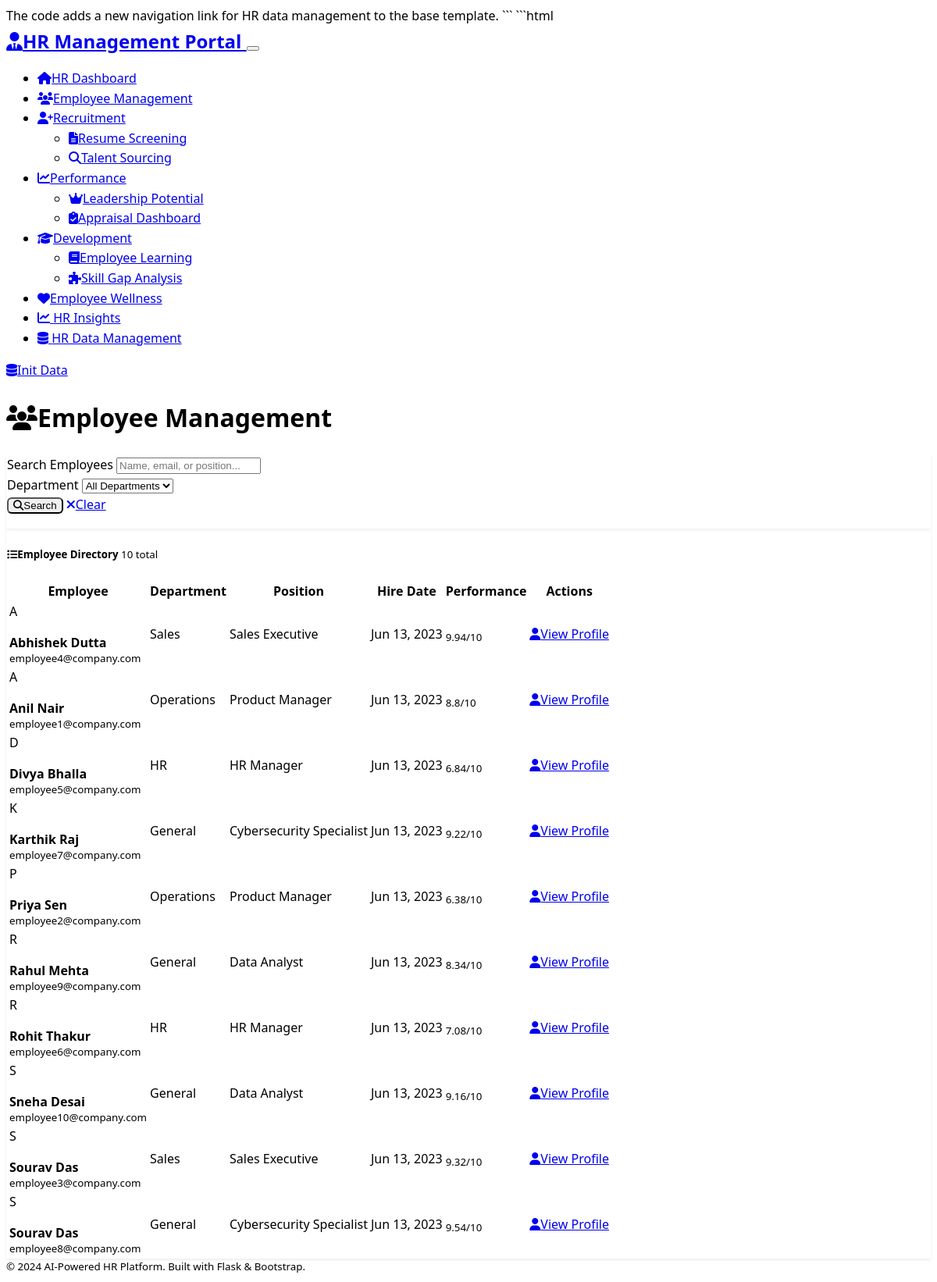
/employee-management, run on an earlier commit of the app's database.
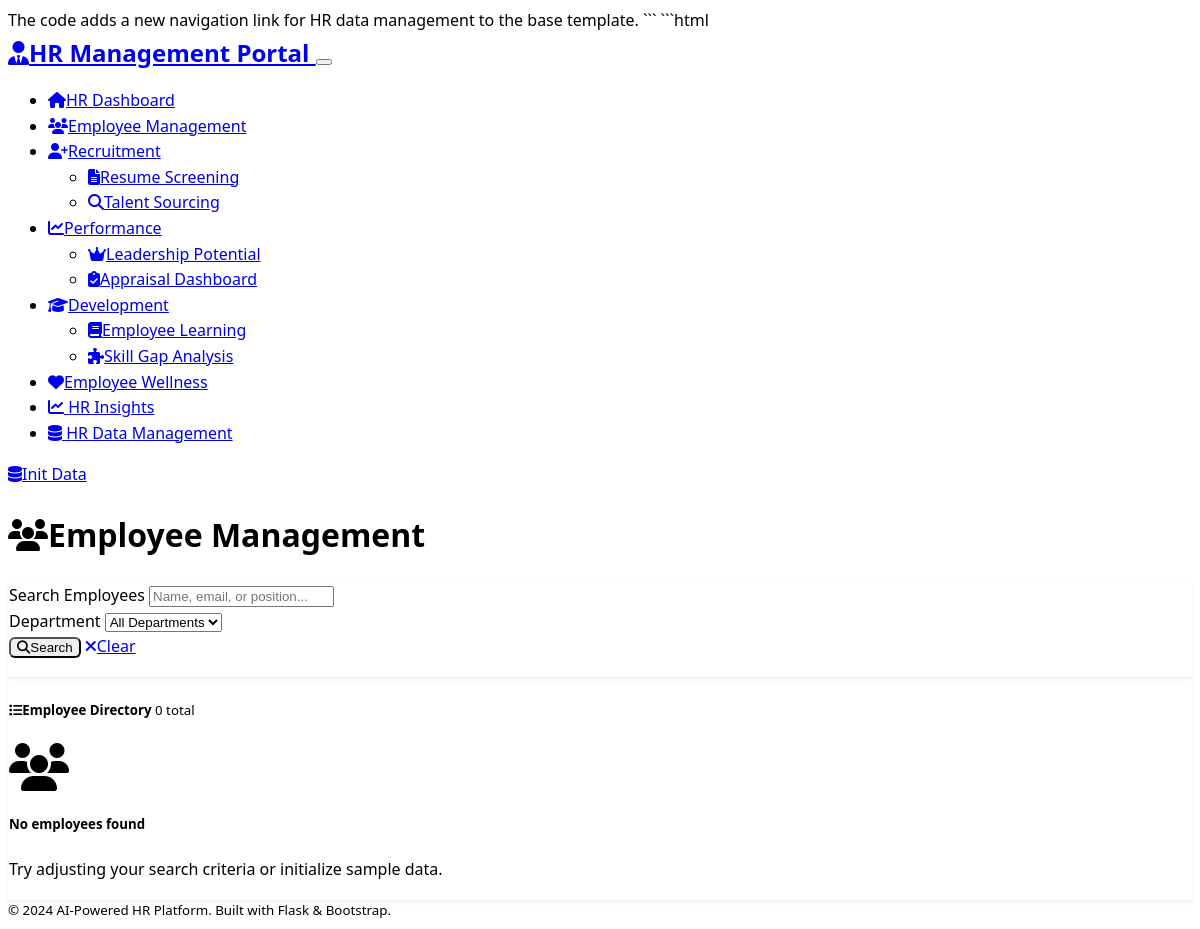
And on a later commit of the database.
### models.py (models this page shows)
class Employee(db.Model):
    id = db.Column(db.Integer, primary_key=True)
    name = db.Column(db.String(100), nullable=False)
    email = db.Column(db.String(120), unique=True, nullable=False)
    department = db.Column(db.String(50), nullable=False)
    position = db.Column(db.String(100), nullable=False)
    hire_date = db.Column(db.Date, nullable=False)
    current_salary = db.Column(db.Float, default=0.0)
    performance_score = db.Column(db.Float, default=0.0)
    skills = db.Column(Text)  # JSON string of skills
    gender = db.Column(db.String(20))
    region = db.Column(db.String(50))
    age = db.Column(db.Integer)
    experience_years = db.Column(db.Integer)
    manager_rating = db.Column(db.Float)
    last_hike_date = db.Column(db.Date)
    last_promotion_date = db.Column(db.Date)
    skill_gaps = db.Column(db.String(500))
    status = db.Column(db.String(20), default='active')  # active, inactive, terminated
    created_at = db.Column(db.DateTime, default=datetime.utcnow)

### routes.py (the view, shortened to what this page needs)
@app.route('/employee-management')
def employee_management():
    page = request.args.get('page', 1, type=int)
    search = request.args.get('search', '')
    department = request.args.get('department', '')
    query = Employee.query
    if department:
        query = query.filter(Employee.department == department)
    employees = query.order_by(Employee.name).paginate(
        page=page, per_page=20, error_out=False
    )
    departments = db.session.query(Employee.department).distinct().all()
    departments = [dept[0] for dept in departments]
    return render_template('employee_management.html',
                         employees=employees,
                         departments=departments,
                         search=search,
                         selected_department=department)

### templates/employee_management.html (shortened to what this page needs)
{% extends "base.html" %}
{% block content %}
<div class="row">
    <div class="col-12">
        <div class="d-flex justify-content-between align-items-center mb-4">
            <h1 class="display-5">
                <i class="fas fa-users me-3"></i>Employee Management
            </h1>
        </div>
    </div>
</div>
<div class="row mb-4">
    <div class="col-12">
        <div class="card">
            <div class="card-body">
                <form method="GET" class="row g-3">
                    <div class="col-md-4">
                        <label for="search" class="form-label">Search Employees</label>
                        <input type="text" class="form-control" id="search" name="search"
                               value="{{ search }}" placeholder="Name, email, or position...">
                    </div>
                    <div class="col-md-3">
                        <label for="department" class="form-label">Department</label>
                        <select class="form-select" id="department" name="department">
                            <option value="">All Departments</option>
                        </select>
                    </div>
                    <div class="col-md-2 d-flex align-items-end">
                        <button type="submit" class="btn btn-primary me-2">
                            <i class="fas fa-search me-1"></i>Search
                        </button>
                        <a href="{{ url_for('employee_management') }}" class="btn btn-secondary">
                            <i class="fas fa-times me-1"></i>Clear
                        </a>
                    </div>
                </form>
            </div>
        </div>
    </div>
</div>
<div class="row">
    <div class="col-12">
        <div class="card">
            <div class="card-header d-flex justify-content-between align-items-center">
                <h5 class="mb-0">
                    <i class="fas fa-list me-2"></i>Employee Directory
                    <span class="badge bg-primary ms-2">{{ employees.total }} total</span>
                </h5>
            </div>
            <div class="card-body p-0">
                {% if employees.items %}
                <div class="table-responsive">
                    <table class="table table-hover mb-0">
                        <thead class="table-dark">
                            <tr>
                                <th>Employee</th>
                                <th>Department</th>
                                <th>Position</th>
                                <th>Hire Date</th>
                                <th>Performance</th>
                                <th>Actions</th>
                            </tr>
                        </thead>
                        <tbody>
                            {% for employee in employees.items %}
                            <tr>
                                <td>
                                    <div class="d-flex align-items-center">
                                        <div class="avatar bg-primary text-white rounded-circle me-3 d-flex align-items-center justify-content-center" style="width: 40px; height: 40px;">
                                            {{ employee.name[0].upper() }}
                                        </div>
                                        <div>
                                            <strong>{{ employee.name }}</strong><br>
                                            <small class="text-muted">{{ employee.email }}</small>
                                        </div>
                                    </div>
                                </td>
                                <td>
                                    <span class="badge bg-info">{{ employee.department }}</span>
                                </td>
                                <td>{{ employee.position }}</td>
                                <td>{{ employee.hire_date.strftime('%b %d, %Y') }}</td>
                                <td>
                                    <div class="d-flex align-items-center">
                                        <div class="progress me-2" style="width: 80px; height: 8px;">
                                        </div>
                                        <small class="text-muted">{{ employee.performance_score }}/10</small>
                                    </div>
                                </td>
                                <td>
                                    <a href="{{ url_for('employee_profile', employee_id=employee.id) }}"
                                       class="btn btn-sm btn-outline-primary">
                                        <i class="fas fa-user me-1"></i>View Profile
                                    </a>
                                </td>
                            </tr>
                            {% endfor %}
                        </tbody>
                    </table>
                </div>
                {% else %}
                <div class="text-center p-5">
                    <i class="fas fa-users fa-3x text-muted mb-3"></i>
                    <h5 class="text-muted">No employees found</h5>
                    <p class="text-muted">Try adjusting your search criteria or initialize sample data.</p>
                </div>
                {% endif %}
            </div>
        </div>
    </div>
</div>
{% endblock %}

### templates/base.html (shortened to what this page needs)
<!DOCTYPE html>
<html lang="en" data-bs-theme="dark">
<head>
    <link href="https://cdn.replit.com/agent/bootstrap-agent-dark-theme.min.css" rel="stylesheet">
    <link rel="stylesheet" href="https://cdnjs.cloudflare.com/ajax/libs/font-awesome/6.4.0/css/all.min.css">
    <link rel="stylesheet" href="{{ url_for('static', filename='css/custom.css') }}">
</head>
<body>
    <nav class="navbar navbar-expand-lg navbar-dark bg-dark">
        <div class="container">
            <a class="navbar-brand" href="{{ url_for('index') }}">
                <i class="fas fa-user-tie me-2"></i>HR Management Portal
            </a>
            <button class="navbar-toggler" type="button" data-bs-toggle="collapse" data-bs-target="#navbarNav">
            </button>
            <div class="collapse navbar-collapse" id="navbarNav">
                <ul class="navbar-nav me-auto">
                    <li class="nav-item">
                        <a class="nav-link" href="{{ url_for('index') }}">
                            <i class="fas fa-home me-1"></i>HR Dashboard
                        </a>
                    </li>
                    <li class="nav-item">
                        <a class="nav-link" href="{{ url_for('employee_management') }}">
                            <i class="fas fa-users me-1"></i>Employee Management
                        </a>
                    </li>
                    <li class="nav-item dropdown">
                        <a class="nav-link dropdown-toggle" href="#" id="recruitmentDropdown" role="button" data-bs-toggle="dropdown">
                            <i class="fas fa-user-plus me-1"></i>Recruitment
                        </a>
                        <ul class="dropdown-menu">
                            <li><a class="dropdown-item" href="{{ url_for('resume_screening') }}">
                                <i class="fas fa-file-alt me-2"></i>Resume Screening
                            </a></li>
                            <li><a class="dropdown-item" href="{{ url_for('talent_sourcing') }}">
                                <i class="fas fa-search me-2"></i>Talent Sourcing
                            </a></li>
                        </ul>
                    </li>
                    <li class="nav-item dropdown">
                        <a class="nav-link dropdown-toggle" href="#" id="performanceDropdown" role="button" data-bs-toggle="dropdown">
                            <i class="fas fa-chart-line me-1"></i>Performance
                        </a>
                        <ul class="dropdown-menu">
                            <li><a class="dropdown-item" href="{{ url_for('leadership_potential') }}">
                                <i class="fas fa-crown me-2"></i>Leadership Potential
                            </a></li>
                            <li><a class="dropdown-item" href="{{ url_for('appraisal_dashboard') }}">
                                <i class="fas fa-clipboard-check me-2"></i>Appraisal Dashboard
                            </a></li>
                        </ul>
                    </li>
                    <li class="nav-item dropdown">
                        <a class="nav-link dropdown-toggle" href="#" id="developmentDropdown" role="button" data-bs-toggle="dropdown">
                            <i class="fas fa-graduation-cap me-1"></i>Development
                        </a>
                        <ul class="dropdown-menu">
                            <li><a class="dropdown-item" href="{{ url_for('learning_module') }}">
                                <i class="fas fa-book me-2"></i>Employee Learning
                            </a></li>
                            <li><a class="dropdown-item" href="{{ url_for('skill_gap_analysis') }}">
                                <i class="fas fa-puzzle-piece me-2"></i>Skill Gap Analysis
                            </a></li>
                        </ul>
                    </li>
                    <li class="nav-item">
                        <a class="nav-link" href="{{ url_for('wellness_tracker') }}">
                            <i class="fas fa-heart me-1"></i>Employee Wellness
                        </a>
                    </li>
                    <li class="nav-item">
                        <a class="nav-link" href="{{ url_for('hr_insights') }}">
                            <i class="fas fa-chart-line"></i> HR Insights
                        </a>
                    </li>
                        <li class="nav-item">
                            <a class="nav-link" href="{{ url_for('hr_data_management') }}">
                                <i class="fas fa-database"></i> HR Data Management
                            </a>
                        </li>
                </ul>
                <div class="navbar-nav">
                    <a class="nav-link" href="{{ url_for('initialize_data') }}">
                        <i class="fas fa-database me-1"></i>Init Data
                    </a>
                </div>
            </div>
        </div>
    </nav>
    <main class="container mt-4">
        {% block content %}{% endblock %}
    </main>
    <footer class="bg-dark text-center py-3 mt-5">
        <div class="container">
            <small class="text-muted">
                &copy; 2024 AI-Powered HR Platform. Built with Flask & Bootstrap.
            </small>
        </div>
    </footer>
</body>
</html>

### static/css/custom.css (style rules this page uses)
:root { --hr-primary: #007bff; --hr-success: #28a745; --hr-warning: #ffc107; --hr-danger: #dc3545; --hr-info: #17a2b8; --hr-light: #f8f9fa; --hr-dark: #343a40; }
body { font-family: 'Segoe UI', Tahoma, Geneva, Verdana, sans-serif; line-height: 1.6; }
.card { box-shadow: 0 0.125rem 0.25rem rgba(0, 0, 0, 0.075); border: 1px solid rgba(0, 0, 0, 0.125); transition: box-shadow 0.15s ease-in-out; }
.badge { font-weight: 500; }
.navbar-brand { font-weight: 600; font-size: 1.5rem; }
.nav-link { transition: color 0.15s ease-in-out; }
.btn { font-weight: 500; border-radius: 0.375rem; transition: all 0.15s ease-in-out; }
[data-bs-theme="dark"] .card { background-color: var(--bs-dark); border-color: rgba(255, 255, 255, 0.175); }
footer { margin-top: auto; }

What changed in the data, as far as the page shows it:
removed Employee: name "A", name "Abhishek Dutta", email "employee4@company.com", department "Sales", position "Sales Executive", hire_date "Jun 13, 2023", performance_score "9.94"
removed Employee: name "A", name "Anil Nair", email "employee1@company.com", department "Operations", position "Product Manager", hire_date "Jun 13, 2023", performance_score "8.8"
removed Employee: name "D", name "Divya Bhalla", email "employee5@company.com", department "HR", position "HR Manager", hire_date "Jun 13, 2023", performance_score "6.84"
removed Employee: name "K", name "Karthik Raj", email "employee7@company.com", department "General", position "Cybersecurity Specialist", hire_date "Jun 13, 2023", performance_score "9.22"
removed Employee: name "P", name "Priya Sen", email "employee2@company.com", department "Operations", position "Product Manager", hire_date "Jun 13, 2023", performance_score "6.38"
removed Employee: name "R", name "Rahul Mehta", email "employee9@company.com", department "General", position "Data Analyst", hire_date "Jun 13, 2023", performance_score "8.34"
removed Employee: name "R", name "Rohit Thakur", email "employee6@company.com", department "HR", position "HR Manager", hire_date "Jun 13, 2023", performance_score "7.08"
removed Employee: name "S", name "Sneha Desai", email "employee10@company.com", department "General", position "Data Analyst", hire_date "Jun 13, 2023", performance_score "9.16"
removed Employee: name "S", name "Sourav Das", email "employee3@company.com", department "Sales", position "Sales Executive", hire_date "Jun 13, 2023", performance_score "9.32"
removed Employee: name "S", name "Sourav Das", email "employee8@company.com", department "General", position "Cybersecurity Specialist", hire_date "Jun 13, 2023", performance_score "9.54"
Also different on the page:
{{ employees.total }}: "10" → "0"
text no longer shown: "Employee Department Position Hire Date Performance Actions"
text now shown: "No employees found Try adjusting your search criteria or initialize sample data."
